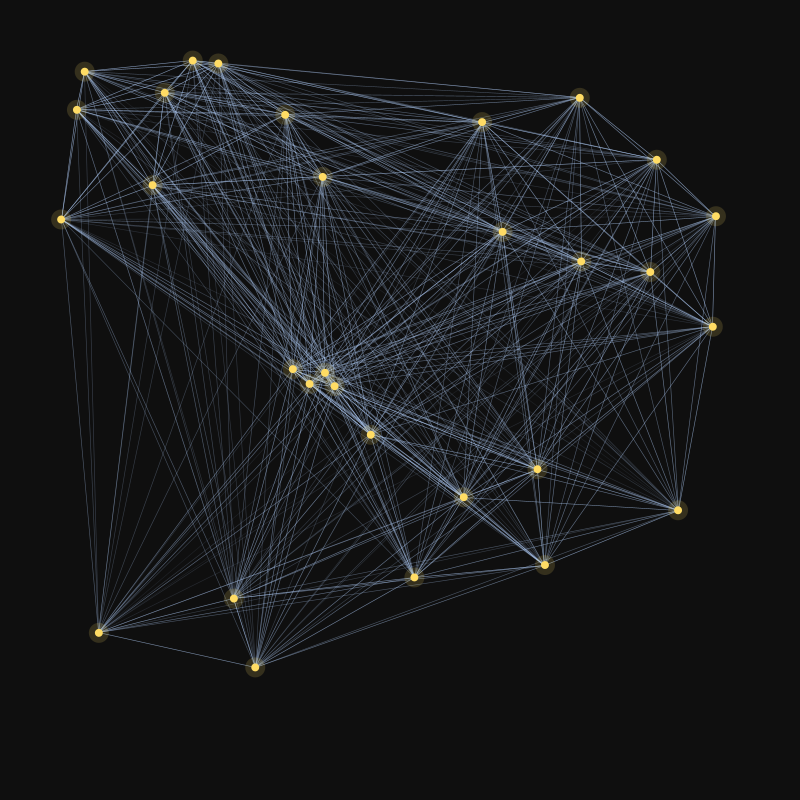
Frame 1 (no input)
Frame 60 (the mouse pressed at the canvas centre just before this capture): identical to frame 1, image omitted
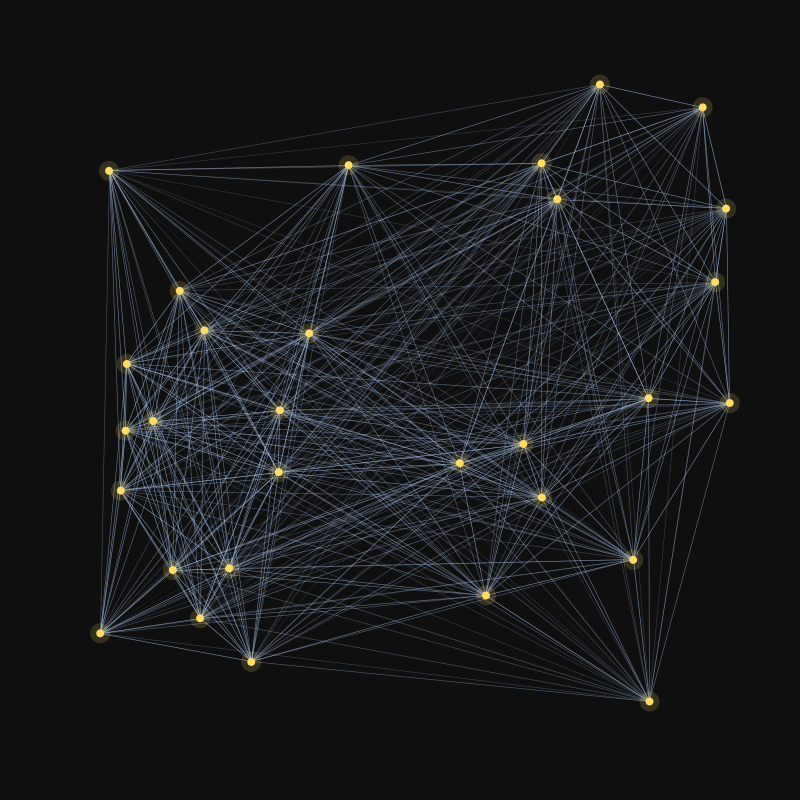
Frame 120 (the mouse held since frame 60 and released just before this capture)

The Processing sketch that drew these frames (run headless with seeded random() and noise(); from frame 60 on, the mouse is pressed at the canvas centre):

// Processing sketch: pontos_e_linhas
// ── pontos_e_linhas.pde
// Pontos e Linhas — Arte Generativa
// Gera pontos aleatórios e une-os com linhas
// Pressiona qualquer tecla para gerar uma nova composição

int NUM_PONTOS = 30;
float[] px, py;

void setup() {
  size(800, 800);
  gerarPontos();
}

void draw() {
  background(15);
  desenharLinhas();
  desenharPontos();
}

void gerarPontos() {
  px = new float[NUM_PONTOS];
  py = new float[NUM_PONTOS];
  for (int i = 0; i < NUM_PONTOS; i++) {
    px[i] = random(50, width - 50);
    py[i] = random(50, height - 50);
  }
}

void desenharLinhas() {
  for (int i = 0; i < NUM_PONTOS; i++) {
    for (int j = i + 1; j < NUM_PONTOS; j++) {
      float d = dist(px[i], py[i], px[j], py[j]);
      // linhas mais próximas ficam mais visíveis
      float alpha = map(d, 0, width, 200, 10);
      stroke(180, 210, 255, alpha);
      strokeWeight(0.6);
      line(px[i], py[i], px[j], py[j]);
    }
  }
}

void desenharPontos() {
  for (int i = 0; i < NUM_PONTOS; i++) {
    noStroke();
    fill(255, 220, 100);
    ellipse(px[i], py[i], 8, 8);
    // halo suave
    fill(255, 220, 100, 40);
    ellipse(px[i], py[i], 20, 20);
  }
}

void keyPressed() {
  gerarPontos();
}

void mousePressed() {
  gerarPontos();
}
